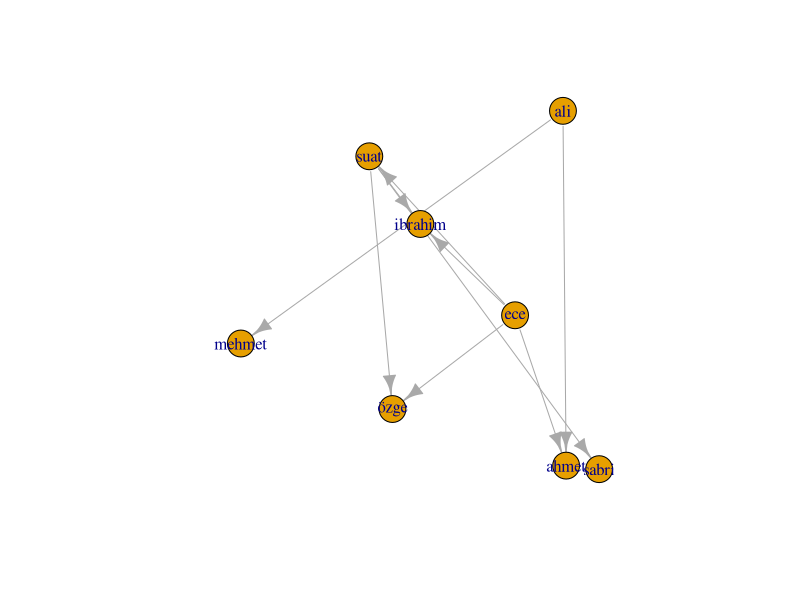
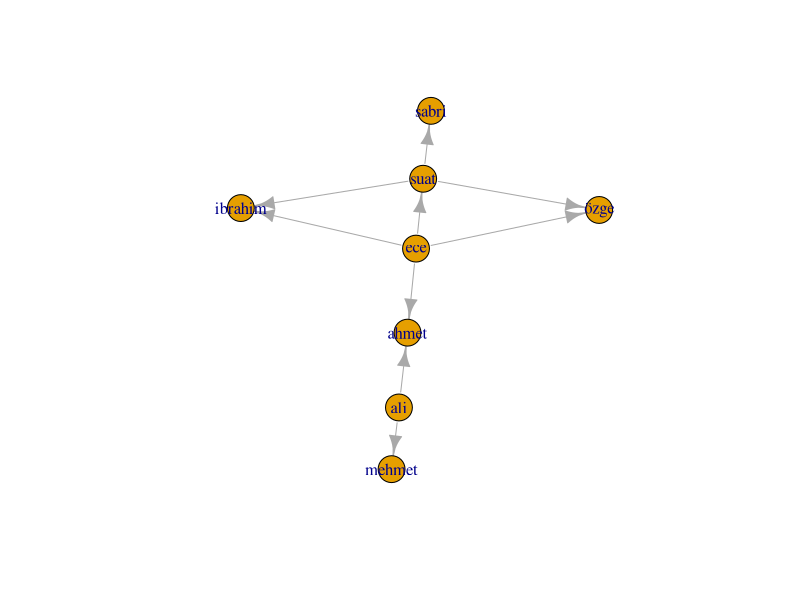
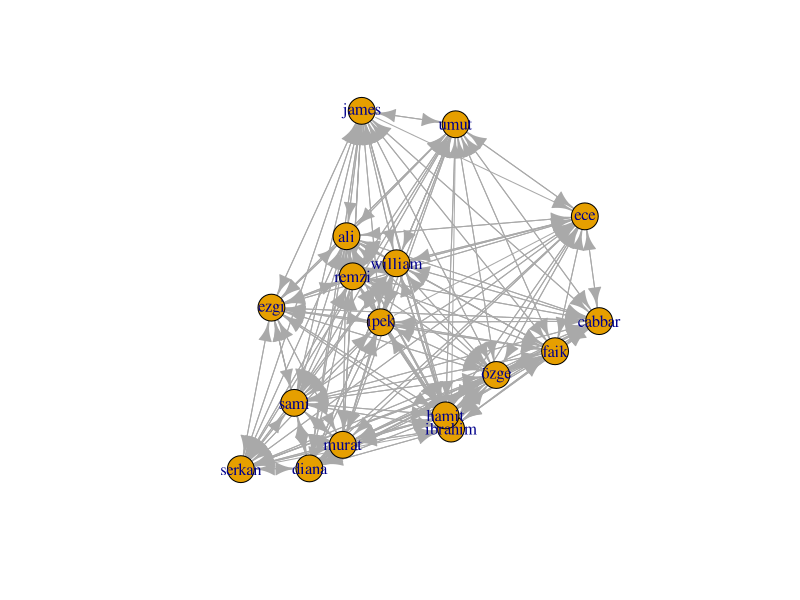
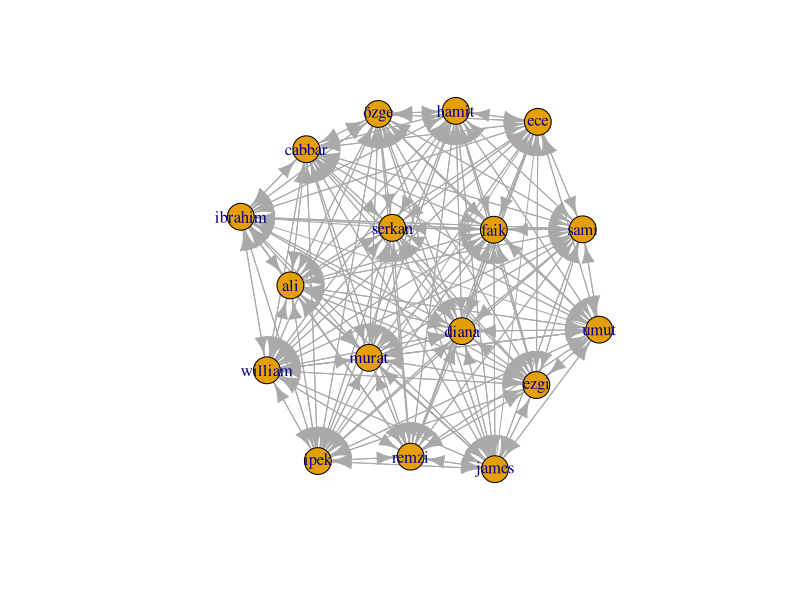
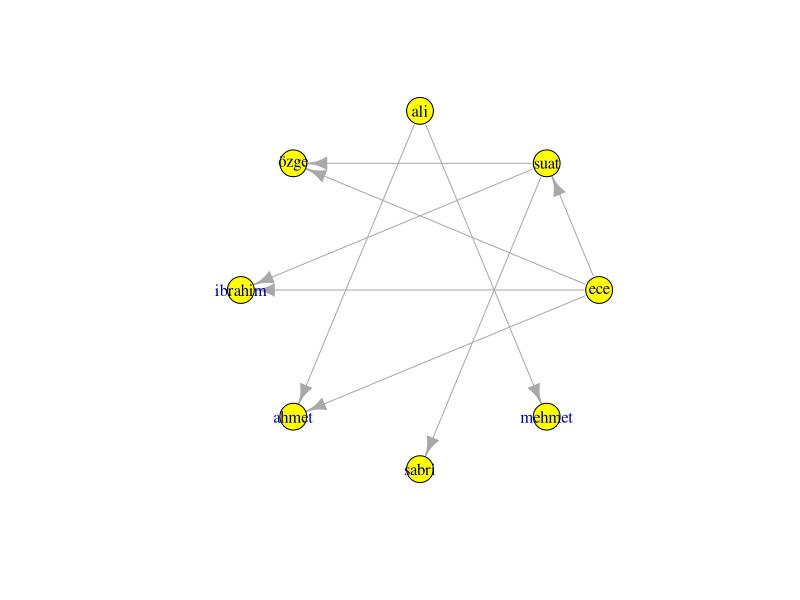
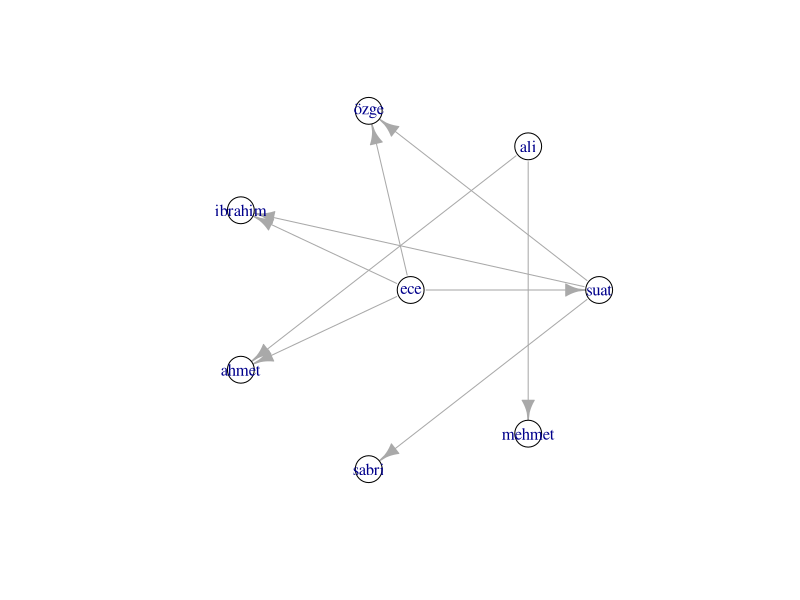
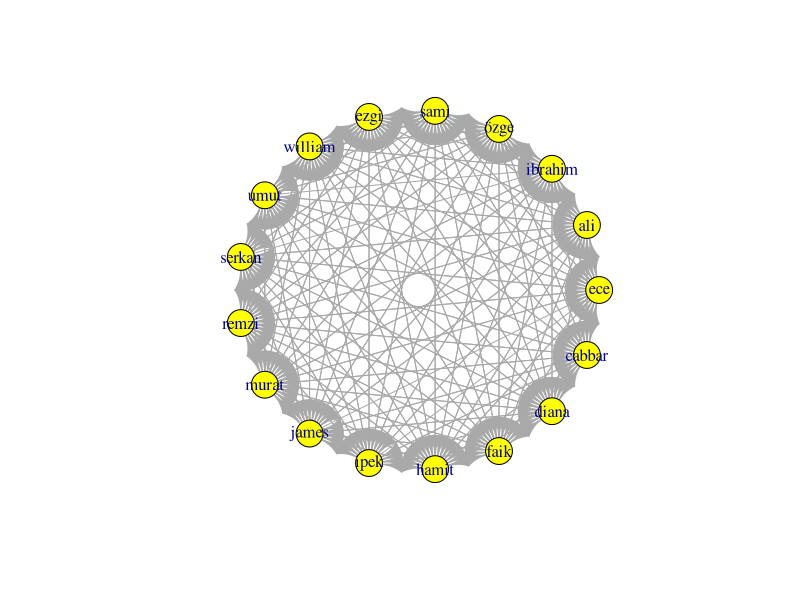
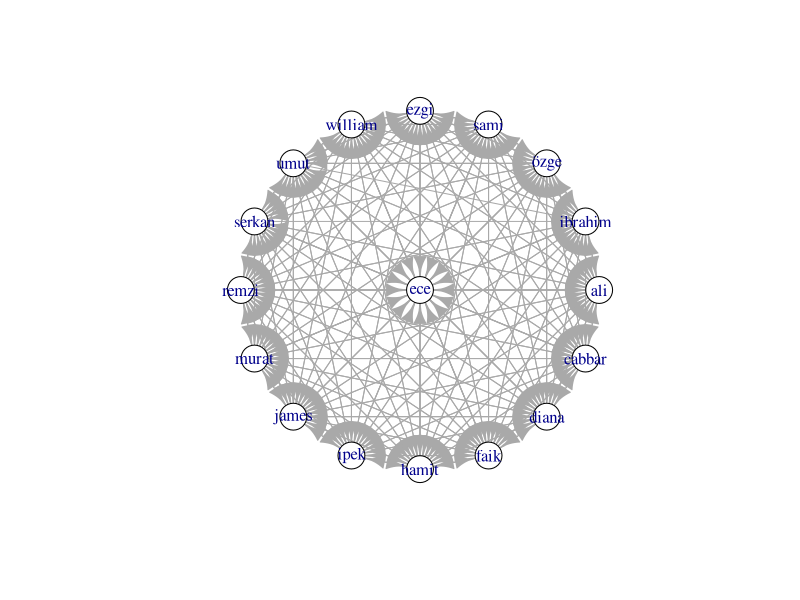

Write the R code that produced these figures, in order.
## ---- chunk 1
knitr::opts_chunk$set(echo = TRUE)

## ---- chunk 2
library(igraph)
df = read.csv("../data/02.csv")
g = graph_from_data_frame(df) 
## ---- chunk 3
plot(g,layout=layout_randomly(g))
## ---- chunk 4
plot(g,layout=layout.fruchterman.reingold(g))
## ---- chunk 5
g2 <- graph_from_data_frame(read.csv("../data/03.csv"))
plot(g2,layout=layout.random(g2))
plot(g2,layout=layout.fruchterman.reingold(g2))
## ---- chunk 6
plot(g,layout=layout.circle(g),vertex.color="yellow")
plot(g,layout=layout_as_star(g),vertex.color="white")
## ---- chunk 7
plot(g2,layout=layout.circle(g2),vertex.color="yellow")
plot(g2,layout=layout_as_star(g2),vertex.color="white")
## ---- chunk 8
plot(g,layout=layout.davidson.harel(g),vertex.color="green")
plot(g,layout=layout.drl(g),vertex.color="cyan")
## ---- chunk 9
plot(g2,layout=layout.davidson.harel(g2),vertex.color="green")
plot(g2,layout=layout.drl(g2),vertex.color="cyan")
## ---- chunk 10
plot(g,layout=layout.grid(g))
plot(g2,layout=layout.grid(g2))
## ---- chunk 11
plot(g,layout=layout.auto(g))
